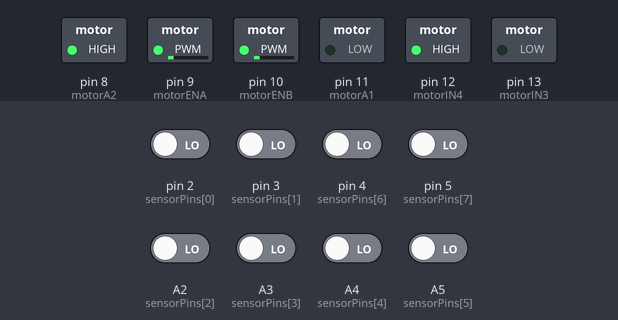
A sketch run on a simulated Arduino Uno, built with avr-gcc and run on an emulated ATmega328P. Shown: switched loads named in the sketch (green lamp = pin HIGH). The inputs (shaded band) are chosen by the test bench; at power-on: A2 (sensorPins[2]), A3 (sensorPins[3]), A4 (sensorPins[4]), A5 (sensorPins[5]), pin 2 (sensorPins[0]), pin 3 (sensorPins[1]), pin 4 (sensorPins[6]), pin 5 (sensorPins[7]) LOW.

Above: at 0.1 s.
Timing chart, 0 to 1.6 s (numbered marks = the images above):
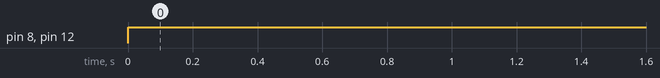

Measured:
- by itself, pin 8 (motorA2), pin 12 (motorIN4): LOW → HIGH at 0.00 s

The sketch:

ArduinoSelfDrivingCarCode20240729-1.ino
```cpp
const int sensorCount = 8;
const int sensorPins[sensorCount] = {2, 3, A2, A3, A4, A5, 4, 5};  // 센서 핀 배열

// 속도 설정
const int V = 35;  // 속도를 35로 설정
const int speedNormal = V;
const int speedTurn = V;  // 회전 시 속도 (급커브와 동일하게 처리)

// 모터 핀 설정
const int motorENA = 9;
const int motorA1 = 11;
const int motorA2 = 8;
const int motorIN3 = 13;
const int motorIN4 = 12;
const int motorENB = 10;

void setup() {
  // 센서 핀 설정
  for (int i = 0; i < sensorCount; i++) {
    pinMode(sensorPins[i], INPUT);
  }

  // 모터 핀 설정
  pinMode(motorENA, OUTPUT);
  pinMode(motorA1, OUTPUT);
  pinMode(motorA2, OUTPUT);
  pinMode(motorIN3, OUTPUT);
  pinMode(motorIN4, OUTPUT);
  pinMode(motorENB, OUTPUT);

  // 초기 모터 속도 설정
  analogWrite(motorENA, speedNormal);
  analogWrite(motorENB, speedNormal);
}

void loop() {
  // 센서 값 읽기
  int sensorValues[sensorCount];
  for (int i = 0; i < sensorCount; i++) {
    sensorValues[i] = digitalRead(sensorPins[i]);
  }

  // 센서 감지 여부
  bool leftDetected = sensorValues[0] == 0 || sensorValues[1] == 0 || sensorValues[2] == 0 || sensorValues[3] == 0;
  bool rightDetected = sensorValues[4] == 0 || sensorValues[5] == 0 || sensorValues[6] == 0 || sensorValues[7] == 0;

  if (leftDetected && rightDetected) {
    goStraight();
  } else if (leftDetected) {
    turnLeft();
  } else if (rightDetected) {
    turnRight();
  } else {
    goStraight();
  }

  delay(100);  // 루프 지연
}

void goStraight() {
  analogWrite(motorENA, speedNormal);
  analogWrite(motorENB, speedNormal);
  digitalWrite(motorA1, LOW);
  digitalWrite(motorA2, HIGH);
  digitalWrite(motorIN3, LOW);
  digitalWrite(motorIN4, HIGH);
}

void turnLeft() {
  analogWrite(motorENA, speedTurn);
  analogWrite(motorENB, speedTurn);
  digitalWrite(motorA1, HIGH);  // 왼쪽 회전
  digitalWrite(motorA2, LOW);
  digitalWrite(motorIN3, LOW);
  digitalWrite(motorIN4, HIGH);
}

void turnRight() {
  analogWrite(motorENA, speedTurn);
  analogWrite(motorENB, speedTurn);
  digitalWrite(motorA1, LOW);  // 오른쪽 회전
  digitalWrite(motorA2, HIGH);
  digitalWrite(motorIN3, HIGH);
  digitalWrite(motorIN4, LOW);
}
```
